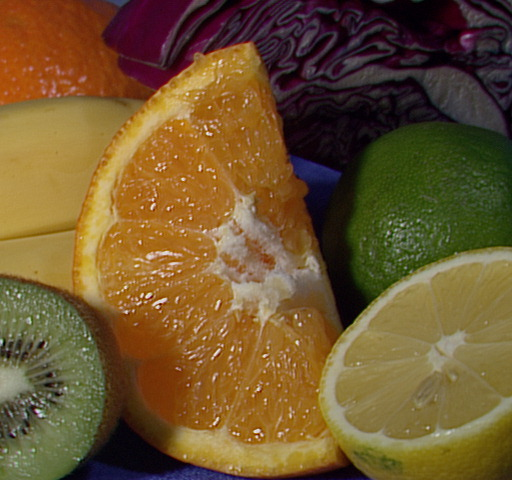
//> input picture workshop/fruits.jpg, 512 x 480 px
$ ./main   (built with g++ and OpenCV 4)
//> lines starting //> are read from the running program, lines starting //| are printed output that depends on the picture
#include <opencv2/highgui/highgui.hpp>
#include <opencv2/imgproc/imgproc.hpp>
#include <iostream>
#include <format>
#include <ranges>

cv::Mat histogram_2D_calculation(const cv::Mat& src) {
    cv::Mat hsv;

    cv::cvtColor(src, hsv, cv::COLOR_BGR2HSV);

    // Quantize the hue to 30-255 levels
    // and the saturation to 32-255 levels.
    const int hbins = 255, sbins = 255;
    const int histSize[] = { hbins, sbins };
    // Hue varies from 0 to 179. See cvtColor().
    const float hranges[] = { 0, 180 };
    // Saturation varies from 0 (black-gray-white) to
    // 255 (pure spectrum colour)
    const float sranges [] = { 0, 256 };

    const float *ranges[] = {hranges, sranges };
    cv::Mat hist, hist2;

    // Compute the histogram from the 0-th and 1-set channels
    const int channels[] = {0, 1 };
    cv::calcHist(&hsv, 1, channels, cv::Mat(), hist, 1, histSize, ranges, true, false);

    double maxVal  = 0;
    cv::minMaxLoc(hist, nullptr, &maxVal, 0, 0);

    int scale = 1;
    cv::Mat histImg = cv::Mat::zeros(sbins*scale, hbins*scale, CV_8UC3);

    for (int h = 0; h < hbins; ++h) {
        for (int s = 0; s < sbins; ++s) {
            const float binVal = hist.at<float>(h, s);
            int intensity = cvRound(binVal * 255 / maxVal);
            cv::rectangle(
                histImg,
                cv::Point(h*scale, s*scale),
                cv::Point((h+1)*scale - 1, (s+1)*scale -1 ),
                cv::Scalar::all(intensity),
                cv::FILLED
            );
        }
    }

    return std::move(histImg);
}

cv::Mat histogram_RG_calculation(const cv::Mat& src) {
    // Using 50 bins for red and 60 for green
    const int r_bins = 50, g_bins = 60;
    const int histSize[] = { r_bins, g_bins };

    // Red varies from 0 to 255, green varies from 0 to 255.
    const float r_range[] = { 0, 255 };
    const float g_range[] = { 0, 255 };

    const float* ranges[] = { r_range, g_range };

    // Use 0-th and the 1-st channels
    const int channels[] = { 0, 1 };

    // Histograms
    cv::Mat hist_base;

    // Calculate the histograms for the HSV (?) images
    cv::calcHist(&src, 1, channels, cv::Mat(), hist_base, 2, histSize, ranges, true, false);
    cv::normalize(hist_base, hist_base, 0, 1, cv::NORM_MINMAX, -1, cv::Mat());
    return std::move(hist_base);
}

int main(int argc, char* argv[]) {
    cv::Mat src, imageEq;
    cv::Mat histImg, histImgEq;
    cv::Mat histHSorg, histHSeq;

    // Read the original image
    src = cv::imread("fruits.jpg");
//> src is the input picture: 480 rows x 512 cols, CV_8UC3; mean B, G, R 46.2, 85.6, 110.8
    if ( !src.data ) {
        std::cout << "Cannot read the source image!" << std::endl;
    }

    // Separate image to 3 places (B, G, R)
    std::vector<cv::Mat> bgr_planes;
    cv::split(src, bgr_planes);
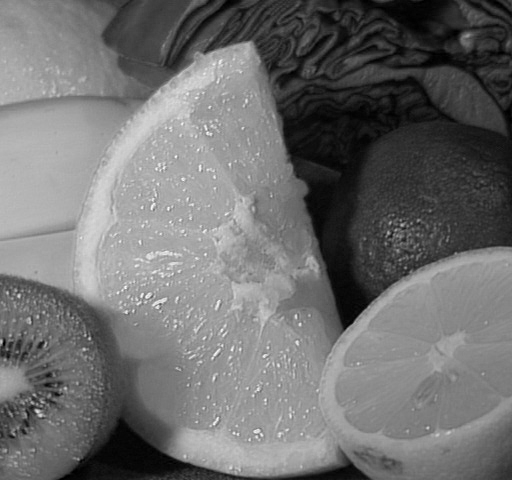
//> bgr_planes[2]: 480 rows x 512 cols, CV_8UC1; min 0, max 252, mean 110.8

    // Display the result
    cv::namedWindow("Source Image", 0);
    cv::imshow("Source Image", src);

    // Calculate the histogram of the source image
    histImg = histogram_2D_calculation(src);
//> in histogram_2D_calculation, `cv::cvtColor(src, hsv, cv::COLOR_BGR2HSV);`: hsv: 480 rows x 512 cols, CV_8UC3; mean H, S, V 48.2, 159.9, 113.8
//> in histogram_2D_calculation, `cv::calcHist(&hsv, 1, channels, cv::Mat(), hist, 1, histSize, ranges, ..`: hist = 255 values, max 15170 at index 32, min 0 at index 3, mean 963.8
//> in histogram_2D_calculation, `cv::minMaxLoc(hist, nullptr, &maxVal, 0, 0);`: maxVal = 15170
//> after the loop in histogram_2D_calculation, `for (int h = 0; h < hbins; ++h)`:
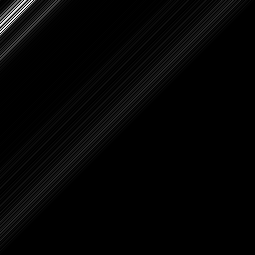
//> histImg: 255 rows x 255 cols, CV_8UC3; min 0, max 255, mean 4.4

    // Display the histogram for each colour channel.
    cv::imshow("H-S Histogram", histImg);

    // Equalized image

    // Apply histogram equalization for each channel.
    std::ranges::for_each(bgr_planes, [] (cv::Mat& plane) {
        cv::equalizeHist(plane, plane);
    });
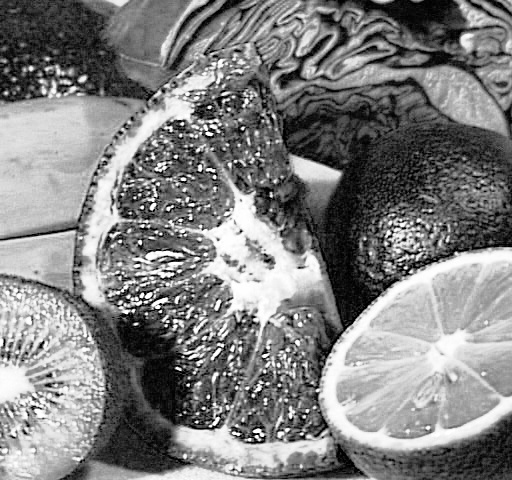
//> bgr_planes[0]: 480 rows x 512 cols, CV_8UC1; min 0, max 255, mean 128.4
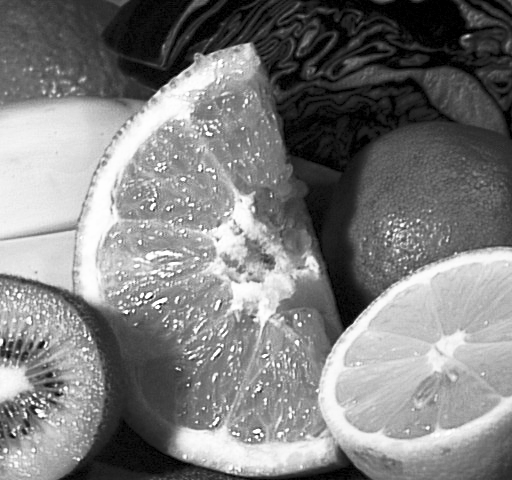
//> bgr_planes[1]: 480 rows x 512 cols, CV_8UC1; min 0, max 255, mean 126

    // Merge the equalized channels into the equalized image.
    cv::merge(bgr_planes, imageEq);
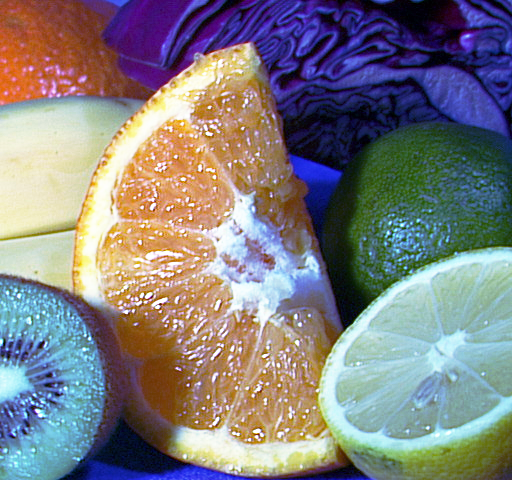
//> imageEq: 480 rows x 512 cols, CV_8UC3; mean B, G, R 128.4, 126, 128.2

    // Display the equalized image.
    cv::namedWindow("Equalized Image", 0);
    cv::imshow("Equalized Image", imageEq);

    // Calculate the 3D histogram for H and S channels.
    histImgEq = histogram_2D_calculation(imageEq);
//> in histogram_2D_calculation (call 2), `cv::cvtColor(src, hsv, cv::COLOR_BGR2HSV);`: hsv: 480 rows x 512 cols, CV_8UC3; mean H, S, V 75.3, 121.6, 161.6
//> in histogram_2D_calculation (call 2), `cv::calcHist(&hsv, 1, channels, cv::Mat(), hist, 1, histSize, ranges, ..`: hist = 255 values, max 4575 at index 21, min 0 at index 3, mean 963.8
//> in histogram_2D_calculation (call 2), `cv::minMaxLoc(hist, nullptr, &maxVal, 0, 0);`: maxVal = 4575
//> after the loop in histogram_2D_calculation (call 2), `for (int h = 0; h < hbins; ++h)`:
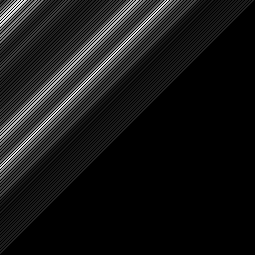
//> histImg: 255 rows x 255 cols, CV_8UC3; min 0, max 255, mean 22.6

    // Display the 2D histogram.
    cv::imshow("H-S Histogram Equalized", histImgEq);
    histHSorg = histogram_RG_calculation(src);
    histHSeq = histogram_RG_calculation(imageEq);
//> in histogram_RG_calculation (call 2), `cv::calcHist(&src, 1, channels, cv::Mat(), hist_base, 2, histSize, ran..`:
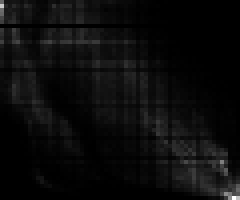
//> hist_base: 50 rows x 60 cols, CV_32FC1 (shown 4 times larger); min 0, max 1746, mean 81.7; drawn with min black and max white

    // Apply the histogram comparision methods.
    for (int i = 0; i < 4; ++i) {
        const int compare_method = i;
        const double orig_orig = cv::compareHist(histHSorg, histHSorg, compare_method);
        const double orig_equ = cv::compareHist(histHSorg, histHSeq, compare_method);

        std::cout << std::format(
            " The method[{}]: Original-Original {}, Original-Equalized {}", compare_method, orig_orig, orig_equ)
            << std::endl;
    }
//> this loop made 4 passes
//> (orig_orig, orig_equ) on passes 1 to 4: (1, 0.328), (0, 9691.3), (43.94, 29.81), (0, 0.638)
//|  The method[0]: Original-Original 1, Original-Equalized 0.3281788994380101
//|  The method[1]: Original-Original 0, Original-Equalized 9691.314875246475
//|  The method[2]: Original-Original 43.94063838705188, Original-Equalized 29.81320690747816
//|  The method[3]: Original-Original 0, Original-Equalized 0.6382321513725121

    std::cout << "Done!" << std::endl;

    cv::waitKey();
}
